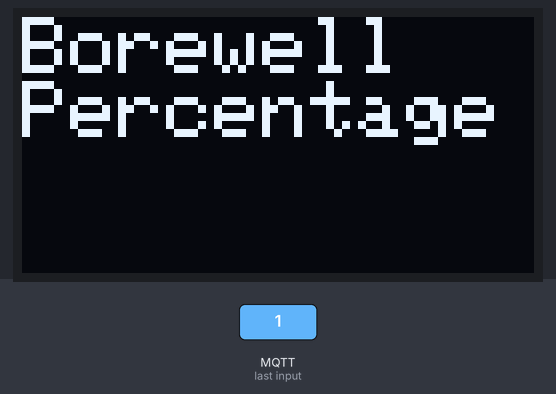
A sketch run on a simulated ESP8266 (Wemos D1 mini). Shown: 128×64 one-colour display. The test bench sets the inputs (shaded band). WiFi joins after 1.5 s; servers stay silent unless stated; random numbers use the default seed unless the sketch sets one; no MQTT or app messages arrive unless stated; what the sketch prints to the serial monitor is not drawn.

2.8 s: MQTT message "1" arrives on the first subscribed topic
Above: at 3.4 s.
Timing chart, 0 to 5.8 s (numbered marks = the images above; inputs shaded):
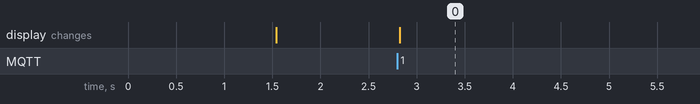

Measured:
- after the input at 2.8 s, the display: changes at once (image 0)

The sketch:

mqtt_borewellOLED.ino
```cpp
#include <ESP8266WiFi.h>
#include <PubSubClient.h>
#include <SPI.h>
#include <Wire.h>
#include <Adafruit_GFX.h>
#include <Adafruit_SSD1306.h>

#define SCREEN_WIDTH 128 // OLED display width, in pixels
#define SCREEN_HEIGHT 64 // OLED display height, in pixels

// Declaration for SSD1306 display connected using I2C
#define OLED_RESET     -1 // Reset pin # (or -1 if sharing Arduino reset pin)
#define SCREEN_ADDRESS 0x3C
Adafruit_SSD1306 display(SCREEN_WIDTH, SCREEN_HEIGHT, &Wire, OLED_RESET);

// Update these with values suitable for your network.

const char* ssid = "#######";
const char* password = "##########";
const char* mqtt_server = "################";

WiFiClient espClient;
PubSubClient client(espClient);
unsigned long lastMsg = 0;
#define MSG_BUFFER_SIZE	(50)
char msg[MSG_BUFFER_SIZE];
int value = 0;

void setup_wifi() {

  delay(10);
  // We start by connecting to a WiFi network
  Serial.println();
  Serial.print("Connecting to ");
  Serial.println(ssid);

  WiFi.mode(WIFI_STA);
  WiFi.begin(ssid, password);

  while (WiFi.status() != WL_CONNECTED) {
    delay(500);
    Serial.print(".");
  }

  randomSeed(micros());

  Serial.println("");
  Serial.println("WiFi connected");
  Serial.println("IP address: ");
  Serial.println(WiFi.localIP());

  // initialize the OLED object
  if(!display.begin(SSD1306_SWITCHCAPVCC, SCREEN_ADDRESS)) {
    Serial.println(F("SSD1306 allocation failed"));
    for(;;); // Don't proceed, loop forever
  }
}

void callback(char* topic, byte* payload, unsigned int length) {
  // Clear the buffer
  display.clearDisplay();
  Serial.print("Message arrived [");
  Serial.print(topic);
  Serial.print("] ");
  for (int i = 12; i < 14; i++) {
    Serial.print((char)payload[i]);
    // Display Text
    if (i == 12) {
      display.setTextSize(2);
      display.setTextColor(WHITE);
      display.setCursor(0,0);
      display.println("Borewell  Percentage");
      display.setTextSize(3);
      display.setCursor(0,40);
      display.println((char)payload[i]);
      display.display();
    }
    if (i == 13) {
      display.setTextSize(2);
      display.setTextColor(WHITE);
      display.setCursor(0,0);
      display.println("Borewell  Percentage");
      display.setTextSize(3);
      display.setCursor(20,40);
      display.println((char)payload[i]);
      display.display();
    }
  }

  // Switch on the LED if an 1 was received as first character
  // if ((char)payload[0] == '1')
}

void reconnect() {
  // Loop until we're reconnected
  while (!client.connected()) {
    Serial.print("Attempting MQTT connection...");
    // Create a random client ID
    String clientId = "ESP8266Client-";
    clientId += String(random(0xffff), HEX);
    // Attempt to connect
    if (client.connect(clientId.c_str())) {
      Serial.println("connected");
      // Once connected, publish an announcement...
      client.publish("hass/adi_esp/output", "hello world");
      // ... and resubscribe
      client.subscribe("hass/rgbpanel/p01");
    } else {
      Serial.print("failed, rc=");
      Serial.print(client.state());
      Serial.println(" try again in 5 seconds");
      // Wait 5 seconds before retrying
      delay(5000);
    }
  }
}

void setup_wifi();
void callback(char* topic, byte* payload, unsigned int length);
void reconnect();

void setup() {
  Serial.begin(115200);
  setup_wifi();
  client.setServer(mqtt_server, 1883);
  client.setCallback(callback);
}

void loop() {

  if (!client.connected()) {
    reconnect();
  }
  client.loop();

  // unsigned long now = millis();
  // if (now - lastMsg > 5000) {
  //   lastMsg = now;
  //   ++value;
  //   snprintf (msg, MSG_BUFFER_SIZE, "hello world #%ld", value);
  //   Serial.print("Publish message: ");
  //   Serial.println(msg);
  //   client.publish("hass/adi_esp/output", msg);
  // }
}
```
